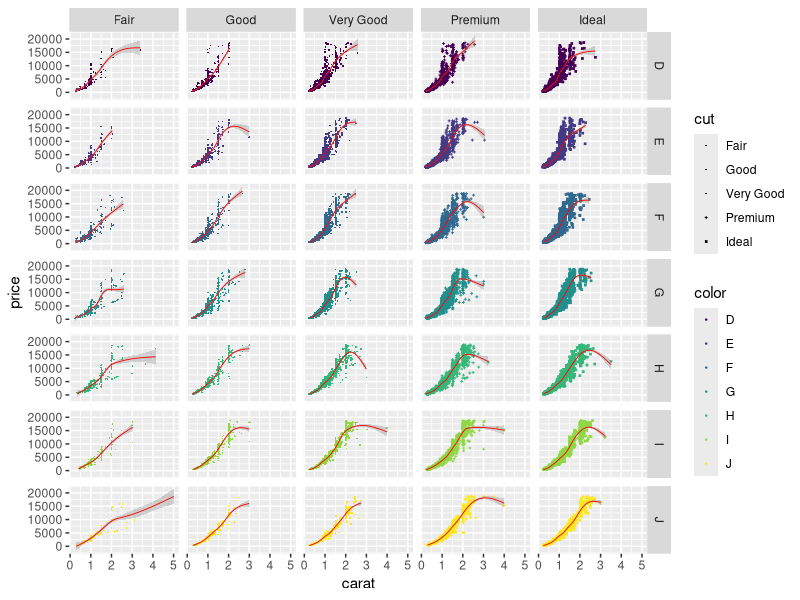

The R script that drew this image:
## ---- chunk 1
library(ggplot2)
ggplot(diamonds,aes(carat,price))+geom_point(aes(colour=color,shape=cut),size=0.2)+geom_smooth(color="red",lty=1,lwd=0.3)+facet_grid(rows=vars(color),cols=vars(cut))
